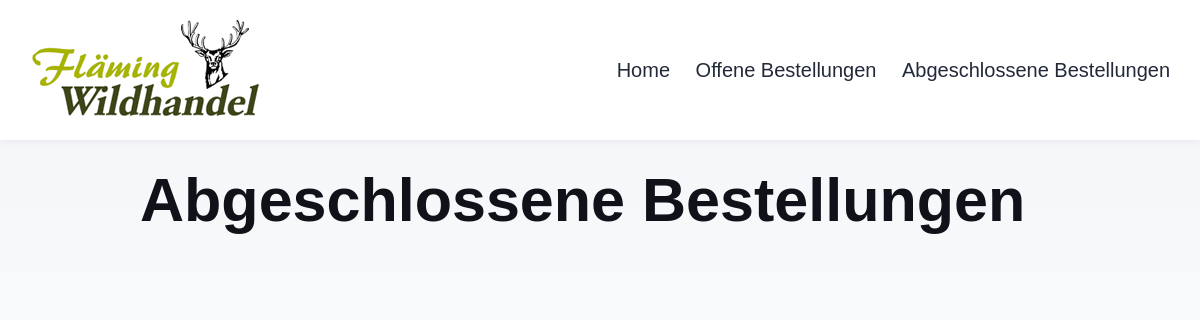
The app's page /lager/oldorders/, older data.
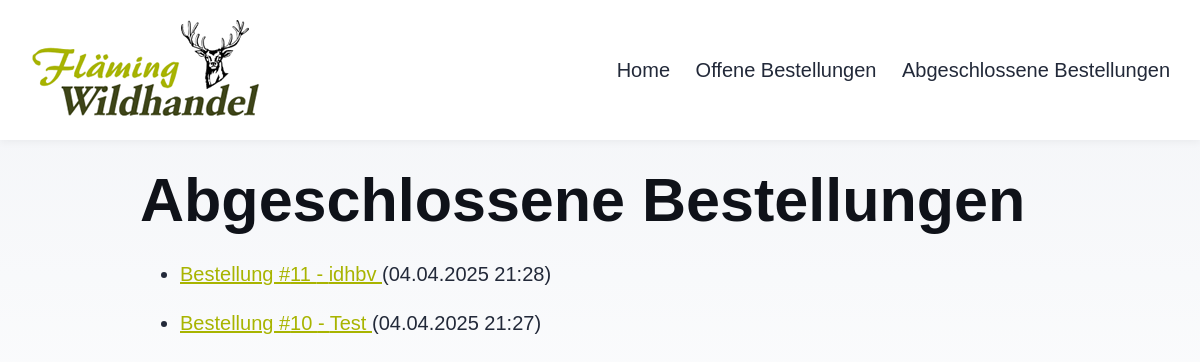
The same page, newer data.
### Lager/models.py (models this page shows, shortened)
class Order(models.Model):
    STATUS_CHOICES = [
        ('pending', 'Ausstehend'),
        ('completed', 'Abgeschlossen'),
    ]
    customer_name = models.CharField(max_length=100)
    order_date = models.DateTimeField(auto_now_add=True)
    delivery_date = models.DateField(blank=True, null=True, verbose_name="Liefertermin")
    status = models.CharField(max_length=10, choices=STATUS_CHOICES, default='pending')

### Lager/views.py (the view)
# urls.py: path('oldorders/', views.old_order_list, name='old_order_list'),
def old_order_list(request):
    orders = Order.objects.filter(status='completed').order_by('-order_date')
    return render(request, 'old_order_list.html', {'orders': orders})

### Lager/templates/old_order_list.html (shortened to what this page needs)
{% extends "base.html" %}
{% block content %}
<h1>Abgeschlossene Bestellungen</h1>
    <ul>
    {% for order in orders %}
        <li style="margin-bottom: 15px; {% if order.stock_status == '⚠️ Nicht genug Lagerbestand' %}color: red;{% endif %}">
            <a href="{% url 'order_detail' order.id %}">
                Bestellung #{{ order.id }} - {{ order.customer_name }}
            </a>
            ({{ order.order_date|date:"d.m.Y H:i" }})
        </li>
    {% endfor %}
    </ul>
{% endblock %}

Row changes from the older to the newer data that the page shows:
added Order: id "11", customer_name "idhbv", order_date "04.04.2025 21:28"
added Order: id "10", customer_name "Test", order_date "04.04.2025 21:27"
